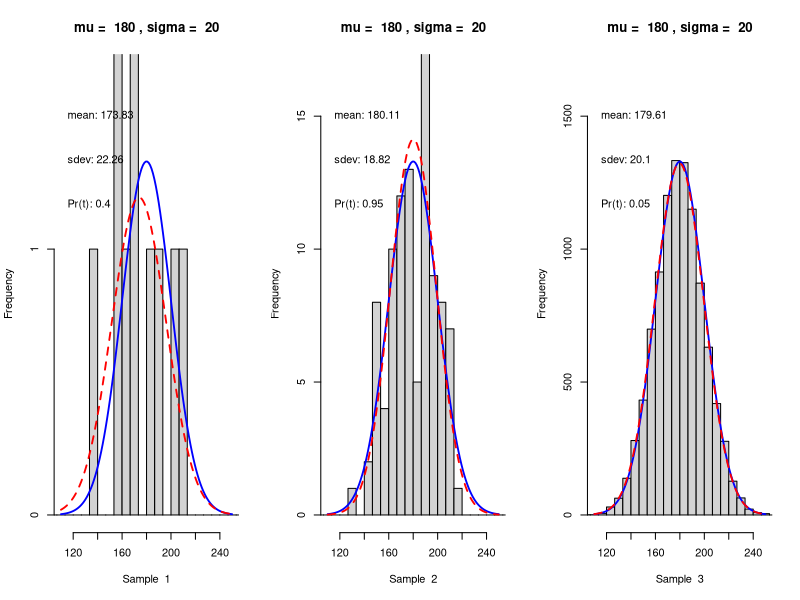

This chart was generated by the following R code:
# Sample size
samples <- c(10, 100, 10000)
# parameters of the normal distribution
mu <- 180
sd <- 20
# number of sd's for histogram display
sdd <- 3.5

# set up graphic display for 3 plots in a row
par(mfrow = c(1, length(samples)))

for (i in 1:length(samples)) {
    n <- samples[i]  # Use sample size based on index
    # compute bin width from sd and the number of bars
    bin.width <- sd / 3

    # scale x-axis
    x.min <- mu - (sdd * sd)
    x.max <- mu + (sdd * sd)
    # scale y-axis
    y.max <- n * 0.5 * bin.width / sd

    # generate random sample
    v <- rnorm(n, mu, sd)

    # plot histogram
    hist(v,
        xlim = c(x.min, x.max), ylim = c(0, y.max),
        breaks = seq(mu - 5 * sd, mu + 5 * sd, by = bin.width),
        main = paste("mu = ", mu, ", sigma = ", sd), xlab = paste("Sample ", i)
    )

    # generate x values for curves
    x <- seq(x.min, x.max, length = 120)

    # true normal distribution
    points(x, dnorm(x, mu, sd) * (n * bin.width),
        type = "l", col = "blue", lty = 1, lwd = 1.8
    )

    # estimated normal distribution from sample
    points(x, dnorm(x, mean(v), sd(v)) * (n * bin.width),
        type = "l", col = "red", lty = 2, lwd = 1.8
    )

    # print sample parameters
    text(x.min, 0.9 * y.max, paste("mean:", round(mean(v), 2)), pos = 4)
    text(x.min, 0.8 * y.max, paste("sdev:", round(sd(v), 2)), pos = 4)
    text(x.min, 0.7 * y.max, paste("Pr(t):", round((t.test(v, mu = mu))$p.value, 2)), pos = 4)
}

# reset display to default
par(mfrow = c(1, 1))
